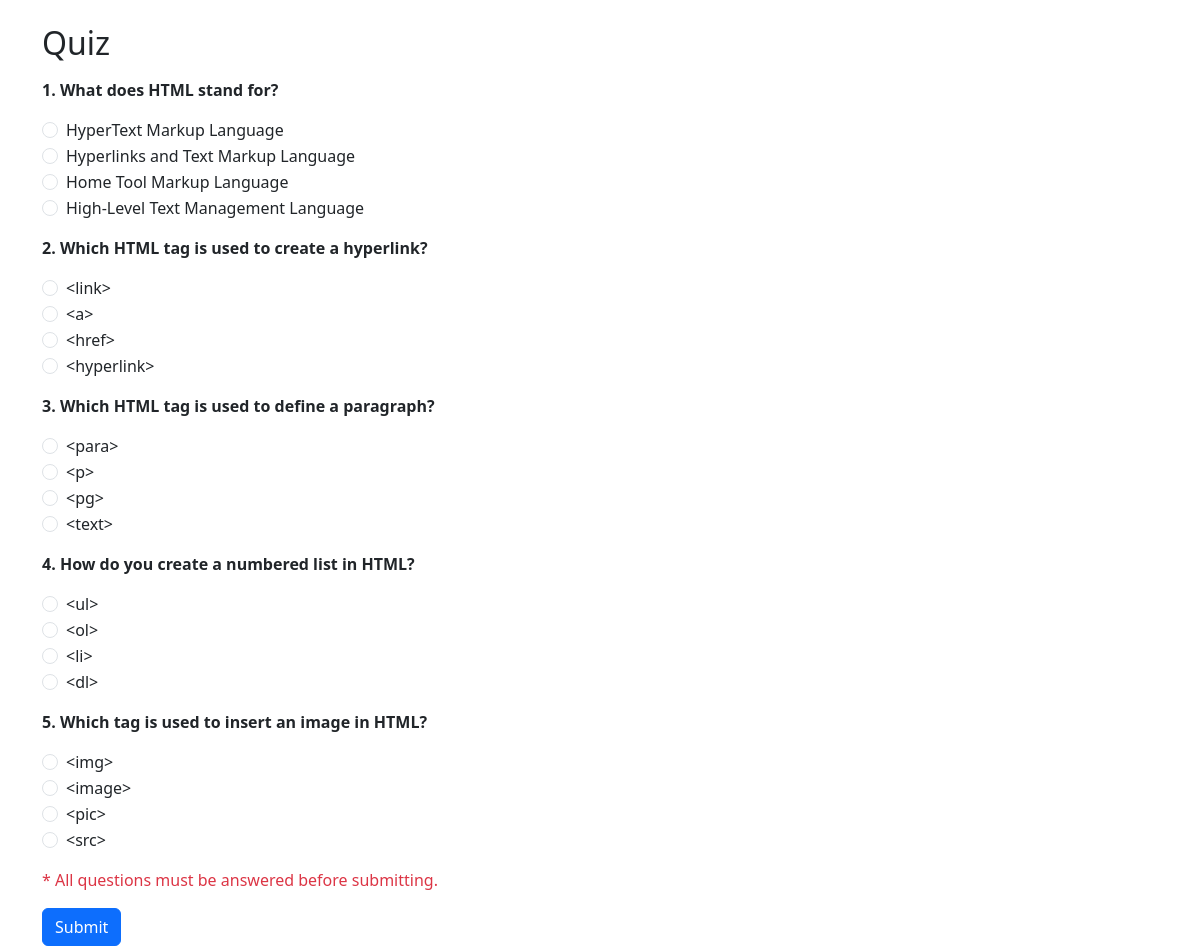
Page /user/start-quiz/1 (signed in) on the committed database.
### models/model.py (models this page shows)
class Questions(db.Model):
    __tablename__ = 'questions'
    chapter_id = db.Column(db.Integer, db.ForeignKey('chapter.id'), primary_key=True, nullable=False)
    question_number = db.Column(db.Integer, primary_key=True, nullable=False)  # Ensure uniqueness within chapter
    que_statement = db.Column(db.Text, nullable=False)
    que_title = db.Column(db.String(255), nullable=False)
    option_1 = db.Column(db.Text, nullable=False)
    option_2 = db.Column(db.Text, nullable=False)
    option_3 = db.Column(db.Text, nullable=False)
    option_4 = db.Column(db.Text, nullable=False)
    correct_option = db.Column(db.String(100), nullable=False)  # Ensure this matches the radio button values

### controllers/user.py (the view, shortened to what this page needs)
@user_bp.route('/start-quiz/<int:chapter_id>', methods=['GET', 'POST'])
def start_quiz(chapter_id):
    if 'user_id' not in session:
        flash('Please log in to access this page.', 'warning')
        return redirect(url_for('auth.login'))
    questions = Questions.query.filter_by(chapter_id=chapter_id).all()
    if not questions:  # Handle empty questions list
        flash('No questions available for this chapter.', 'warning')
        return redirect(url_for('user.dashboard'))
    return render_template('user_dashboard/quiz_start.html', questions=questions, chapter_id=chapter_id)

### templates/user_dashboard/quiz_start.html (shortened to what this page needs)
<!DOCTYPE html>
<html lang="en">
<head>
    <link href="https://cdn.jsdelivr.net/npm/bootstrap@5.3.0/dist/css/bootstrap.min.css" rel="stylesheet">
</head>
<body>
    <div class="container mt-4">
        <h2 class="mb-3">Quiz</h2>
        <form  method="POST">
            {% for question in questions %}
                <div class="mb-3">
                    <p><strong>{{ question.question_number }}. {{ question.que_statement }}</strong></p>
                        <div class="form-check">
                            <input class="form-check-input" type="radio" name="{{ chapter_id }}_{{ question.question_number }}" value="option_1" >
                            <label class="form-check-label">{{ question.option_1 }}</label>
                        </div>
                        <div class="form-check">
                            <input class="form-check-input" type="radio" name="{{ chapter_id }}_{{ question.question_number }}" value="option_2" >
                            <label class="form-check-label">{{ question.option_2 }}</label>
                        </div>
                        <div class="form-check">
                            <input class="form-check-input" type="radio" name="{{ chapter_id }}_{{ question.question_number }}" value="option_3" >
                            <label class="form-check-label">{{ question.option_3 }}</label>
                        </div>
                        <div class="form-check">
                            <input class="form-check-input" type="radio" name="{{ chapter_id }}_{{ question.question_number }}" value="option_4" >
                            <label class="form-check-label">{{ question.option_4 }}</label>
                        </div>
                </div>
            {% endfor %}
            <p class="text-danger">* All questions must be answered before submitting.</p>
            <button type="submit" class="btn btn-primary">Submit</button>
        </form>
    </div>
</body>
</html>

### rows in the picture
Questions: question_number "1", que_statement "What does HTML stand for?", option_1 "HyperText Markup Language", option_2 "Hyperlinks and Text Markup Language", option_3 "Home Tool Markup Language", option_4 "High-Level Text Management Language"
Questions: question_number "2", que_statement "Which HTML tag is used to create a hyperlink?", option_1 "<link>", option_2 "<a>", option_3 "<href>", option_4 "<hyperlink>"
Questions: question_number "3", que_statement "Which HTML tag is used to define a paragraph?", option_1 "<para>", option_2 "<p>", option_3 "<pg>", option_4 "<text>"
Questions: question_number "4", que_statement "How do you create a numbered list in HTML?", option_1 "<ul>", option_2 "<ol>", option_3 "<li>", option_4 "<dl>"
Questions: question_number "5", que_statement "Which tag is used to insert an image in HTML?", option_1 "<img>", option_2 "<image>", option_3 "<pic>", option_4 "<src>"
